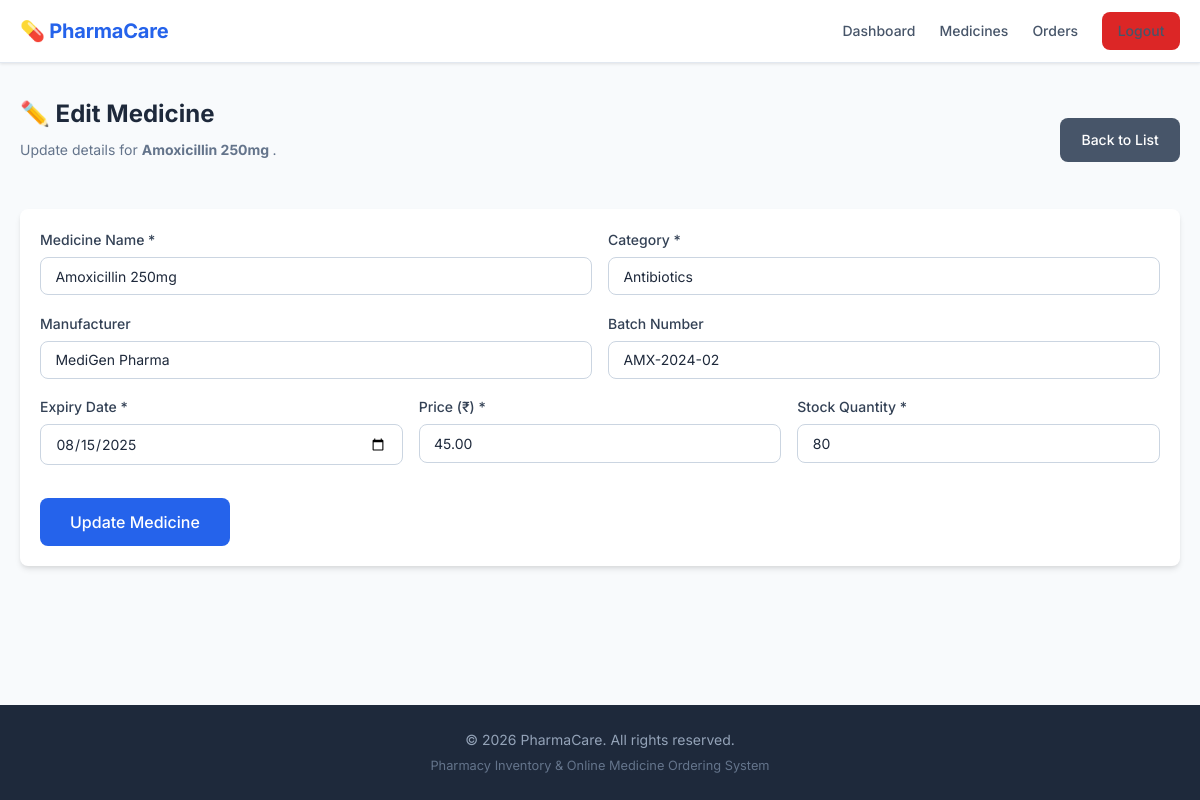
Screenshot of /admin/edit_medicine.php?id=2 (signed in) with the database file from the repository.
### tables this page shows
CREATE TABLE IF NOT EXISTS medicines (
    id             INT AUTO_INCREMENT PRIMARY KEY,
    name           VARCHAR(200) NOT NULL,
    category       VARCHAR(100) NOT NULL,
    manufacturer   VARCHAR(200) NOT NULL,
    batch_number   VARCHAR(100) NOT NULL,
    expiry_date    DATE         NOT NULL,
    price          DECIMAL(10,2) NOT NULL,
    stock_quantity INT          NOT NULL DEFAULT 0,
    created_at     TIMESTAMP    DEFAULT CURRENT_TIMESTAMP,
    updated_at     TIMESTAMP    DEFAULT CURRENT_TIMESTAMP ON UPDATE CURRENT_TIMESTAMP
);

### admin/edit_medicine.php (the view, shortened to what this page needs)
<?php
$db = getDB();
$id = (int) ($_GET['id'] ?? 0);
$stmt = $db->prepare("SELECT * FROM medicines WHERE id = ?");
$stmt->execute([$id]);
$medicine = $stmt->fetch();
include '../includes/header.php';
?>
<div class="container">
    <div class="page-header">
        <div>
            <h1 class="page-title">✏️ Edit Medicine</h1>
            <p class="page-subtitle">Update details for <strong>
                    <?= htmlspecialchars($medicine['name']) ?>
                </strong>.</p>
        </div>
        <a href="manage_medicines.php" class="btn btn-secondary">Back to List</a>
    </div>
    <div class="card">
        <div class="card-body">
            <form method="POST">
                <div class="form-row">
                    <div class="form-group">
                        <label for="name">Medicine Name *</label>
                        <input type="text" name="name" id="name" class="form-control"
                            value="<?= htmlspecialchars($medicine['name']) ?>" required>
                    </div>
                    <div class="form-group">
                        <label for="category">Category *</label>
                        <input type="text" name="category" id="category" class="form-control"
                            value="<?= htmlspecialchars($medicine['category']) ?>" required>
                    </div>
                </div>
                <div class="form-row">
                    <div class="form-group">
                        <label for="manufacturer">Manufacturer</label>
                        <input type="text" name="manufacturer" id="manufacturer" class="form-control"
                            value="<?= htmlspecialchars($medicine['manufacturer']) ?>">
                    </div>
                    <div class="form-group">
                        <label for="batch_number">Batch Number</label>
                        <input type="text" name="batch_number" id="batch_number" class="form-control"
                            value="<?= htmlspecialchars($medicine['batch_number']) ?>">
                    </div>
                </div>
                <div class="form-row">
                    <div class="form-group">
                        <label for="expiry_date">Expiry Date *</label>
                        <input type="date" name="expiry_date" id="expiry_date" class="form-control"
                            value="<?= $medicine['expiry_date'] ?>" required>
                    </div>
                    <div class="form-group">
                        <label for="price">Price (₹) *</label>
                        <input type="number" step="0.01" name="price" id="price" class="form-control"
                            value="<?= $medicine['price'] ?>" required>
                    </div>
                    <div class="form-group">
                        <label for="stock_quantity">Stock Quantity *</label>
                        <input type="number" name="stock_quantity" id="stock_quantity" class="form-control"
                            value="<?= $medicine['stock_quantity'] ?>" required>
                    </div>
                </div>
                <div style="margin-top: 1rem;">
                    <button type="submit" class="btn btn-primary btn-lg">Update Medicine</button>
                </div>
            </form>
        </div>
    </div>
</div>
<?php include '../includes/footer.php'; ?>

### css/style.css (style rules this page uses)
:root { --primary: #2563eb; --primary-dark: #1d4ed8; --primary-light: #dbeafe; --secondary: #0ea5e9; --accent: #7c3aed; --success: #16a34a; --success-bg: #dcfce7; --warning: #d97706; --warning-bg: #fef3c7; --danger: #dc2626; --danger-bg: #fee2e2; --info: #0891b2; --info-bg: #cffafe; --gray-50: #f8fafc; --gray-100: #f1f5f9; --gray-200: #e2e8f0; --gray-300: #cbd5e1; --gray-400: #94a3b8; --gray-500: #64748b; --gray-600: #475569; --gray-700: #334155; --gray-800: #1e293b; --gray-900: #0f172a; --max-width: 1200px; --border-radius: 8px; --shadow-sm: 0 1px 3px rgba(0, 0, 0, 0.1); --shadow: 0 4px 6px -1px rgba(0, 0, 0, 0.1), 0 2px 4px -1px rgba(0, 0, 0, 0.06); --shadow-lg: 0 10px 15px -3px rgba(0, 0, 0, 0.1), 0 4px 6px -2px rgba(0, 0, 0, 0.05); --font: "Inter", sans-serif; --text-sm: 0.875rem; --text-base: 1rem; --text-lg: 1.125rem; --text-xl: 1.25rem; --text-2xl: 1.5rem; --text-3xl: 1.875rem; }
*, *::before, *::after { box-sizing: border-box; margin: 0; padding: 0; }
html { scroll-behavior: smooth; }
body { font-family: var(--font); font-size: var(--text-base); color: var(--gray-800); background: var(--gray-50); line-height: 1.6; min-height: 100vh; display: flex; flex-direction: column; }
a { color: var(--primary); text-decoration: none; }
input, select, textarea, button { font-family: inherit; font-size: inherit; }
.container { width: 100%; max-width: var(--max-width); margin: 0 auto; padding: 0 1.25rem; }
.btn { display: inline-flex; align-items: center; gap: 0.4rem; padding: 0.55rem 1.2rem; border-radius: var(--border-radius); font-weight: 500; font-size: var(--text-sm); border: 2px solid transparent; cursor: pointer; text-decoration: none; transition: background 0.15s, color 0.15s, border-color 0.15s, box-shadow 0.15s; white-space: nowrap; }
.btn-lg { padding: 0.75rem 1.75rem; font-size: 1rem; }
.btn-primary { background: var(--primary); color: #fff; }
.btn-secondary { background: var(--gray-600); color: #fff; }
.card { background: #fff; border-radius: var(--border-radius); box-shadow: var(--shadow); overflow: hidden; }
.card-body { padding: 1.25rem; }
.form-group { margin-bottom: 1.1rem; }
.form-group label { display: block; font-size: var(--text-sm); font-weight: 500; color: var(--gray-700); margin-bottom: 0.35rem; }
.form-control { width: 100%; padding: 0.6rem 0.9rem; border: 1.5px solid var(--gray-300); border-radius: var(--border-radius); font-size: var(--text-sm); color: var(--gray-800); transition: border-color 0.15s, box-shadow 0.15s; background: #fff; }
.form-control::placeholder { color: var(--gray-400); }
.form-row { display: grid; grid-template-columns: repeat(auto-fit, minmax(220px, 1fr)); gap: 1rem; }
.page-title { font-size: var(--text-2xl); font-weight: 700; color: var(--gray-800); margin-bottom: 0.35rem; }
.page-subtitle { color: var(--gray-500); font-size: var(--text-sm); margin-bottom: 1.5rem; }
.page-header { display: flex; align-items: center; justify-content: space-between; margin-bottom: 1.5rem; flex-wrap: wrap; gap: 1rem; }

### rows the page displays
medicines: name "Amoxicillin 250mg", category "Antibiotics", manufacturer "MediGen Pharma", batch_number "AMX-2024-02", expiry_date "08/15/2025", price "45.00", stock_quantity "80"
